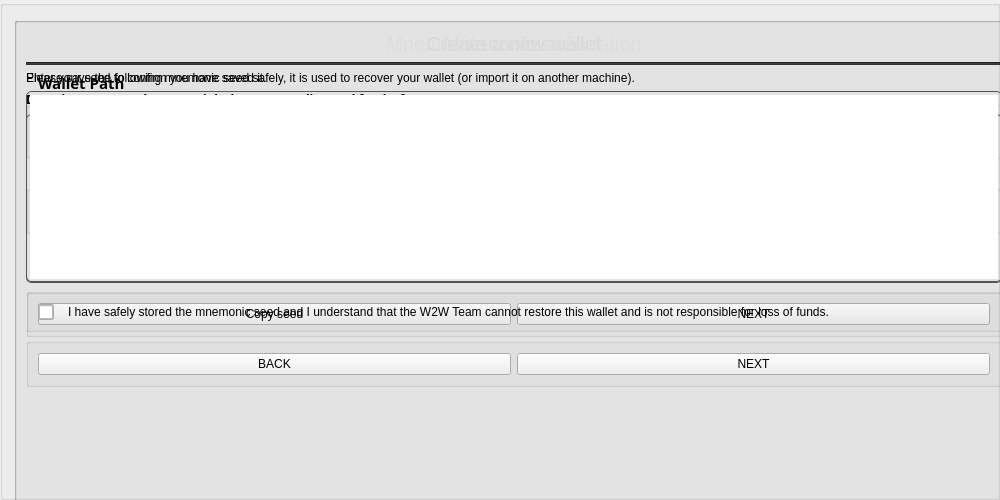
       <widget class="QGroupBox" name="newWalletBox">
        <property name="sizePolicy">
         <sizepolicy hsizetype="Expanding" vsizetype="Expanding">
          <horstretch>0</horstretch>
          <verstretch>0</verstretch>
         </sizepolicy>
        </property>
        <property name="minimumSize">
         <size>
          <width>1000</width>
          <height>500</height>
         </size>
        </property>
        <property name="maximumSize">
         <size>
          <width>1000</width>
          <height>500</height>
         </size>
        </property>
        <property name="title">
         <string/>
        </property>
        <layout class="QGridLayout" name="gridLayout_2">
         <item row="0" column="0">
          <widget class="QGroupBox" name="walletPathBox">
           <property name="sizePolicy">
            <sizepolicy hsizetype="Expanding" vsizetype="Expanding">
             <horstretch>0</horstretch>
             <verstretch>0</verstretch>
            </sizepolicy>
           </property>
           <property name="minimumSize">
            <size>
             <width>1000</width>
             <height>500</height>
            </size>
           </property>
           <property name="maximumSize">
            <size>
             <width>1000</width>
             <height>500</height>
            </size>
           </property>
           <property name="title">
            <string/>
           </property>
           <property name="alignment">
            <set>Qt::AlignCenter</set>
           </property>
           <layout class="QVBoxLayout" name="verticalLayout_9">
            <item alignment="Qt::AlignBottom">
             <widget class="QLabel" name="createWalletTitle">
              <property name="styleSheet">
               <string notr="true">color: #ddd;
font-size: 20px;</string>
              </property>
              <property name="text">
               <string>Create a new wallet</string>
              </property>
              <property name="alignment">
               <set>Qt::AlignCenter</set>
              </property>
             </widget>
            </item>
            <item>
             <widget class="Line" name="line_8">
              <property name="styleSheet">
               <string notr="true">background-color: #333;</string>
              </property>
              <property name="orientation">
               <enum>Qt::Horizontal</enum>
              </property>
             </widget>
            </item>
            <item alignment="Qt::AlignBottom">
             <widget class="QLabel" name="label">
              <property name="minimumSize">
               <size>
                <width>0</width>
                <height>24</height>
               </size>
              </property>
              <property name="font">
               <font>
                <family>Poppins</family>
                <pointsize>11</pointsize>
                <weight>75</weight>
                <bold>true</bold>
               </font>
              </property>
              <property name="styleSheet">
               <string notr="true"/>
              </property>
              <property name="text">
               <string>Wallet Path</string>
              </property>
              <property name="indent">
               <number>12</number>
              </property>
             </widget>
            </item>
<item alignment="Qt::AlignTop">
             <widget class="QGroupBox" name="horizontalGroupBox">
              <property name="sizePolicy">
               <sizepolicy hsizetype="Preferred" vsizetype="Preferred">
                <horstretch>0</horstretch>
                <verstretch>0</verstretch>
               </sizepolicy>
              </property>
              <property name="minimumSize">
               <size>
                <width>0</width>
                <height>0</height>
               </size>
              </property>
              <property name="maximumSize">
               <size>
                <width>16777215</width>
                <height>16777215</height>
               </size>
              </property>
              <property name="styleSheet">
               <string notr="true"/>
              </property>
              <layout class="QHBoxLayout" name="horizontalLayout_8">
               <property name="topMargin">
                <number>0</number>
               </property>
               <item alignment="Qt::AlignTop">
                <widget class="QLineEdit" name="lineEdit">
                 <property name="sizePolicy">
                  <sizepolicy hsizetype="MinimumExpanding" vsizetype="Preferred">
                   <horstretch>0</horstretch>
                   <verstretch>0</verstretch>
                  </sizepolicy>
                 </property>
                 <property name="minimumSize">
                  <size>
                   <width>0</width>
                   <height>40</height>
                  </size>
                 </property>
                 <property name="styleSheet">
                  <string notr="true">padding: 3px;
border: 1px solid #555;
border-radius: 5px;</string>
                 </property>
                 <property name="placeholderText">
                  <string/>
                 </property>
                </widget>
               </item>
               <item alignment="Qt::AlignTop">
                <widget class="QToolButton" name="selectPathButton">
                 <property name="sizePolicy">
                  <sizepolicy hsizetype="Preferred" vsizetype="Preferred">
                   <horstretch>0</horstretch>
                   <verstretch>0</verstretch>
                  </sizepolicy>
                 </property>
                 <property name="minimumSize">
                  <size>
                   <width>40</width>
                   <height>40</height>
                  </size>
                 </property>
                 <property name="styleSheet">
                  <string notr="true">QToolButton{
border: 1px solid #555;
border-radius: 5px;
}

QToolButton:hover{
color: white;
}</string>
                 </property>
                 <property name="text">
                  <string notr="true">...</string>
                 </property>
                </widget>
               </item>
              </layout>
             </widget>
            </item>
            <item>
             <widget class="QLabel" name="label_2">
              <property name="text">
               <string>Choose a path where to save your wallet.</string>
              </property>
              <property name="indent">
               <number>12</number>
              </property>
             </widget>
            </item>
            <item>
             <widget class="QGroupBox" name="horizontalGroupBox_2">
              <layout class="QHBoxLayout" name="horizontalLayout_10">
               <item>
                <widget class="QPushButton" name="b1_back">
                 <property name="styleSheet">
                  <string notr="true">/* This button style is handled automatically by WelcomeFrame.cpp */</string>
                 </property>
                 <property name="text">
                  <string>BACK</string>
                 </property>
                </widget>
               </item>
               <item>
                <widget class="QPushButton" name="b1_nextShowSeed">
                 <property name="styleSheet">
                  <string notr="true">/* This button style is handled automatically by WelcomeFrame.cpp */</string>
                 </property>
                 <property name="text">
                  <string>NEXT</string>
                 </property>
                </widget>
               </item>
              </layout>
             </widget>
            </item>
            <item>
             <spacer name="verticalSpacer">
              <property name="orientation">
               <enum>Qt::Vertical</enum>
              </property>
              <property name="sizeHint" stdset="0">
               <size>
                <width>20</width>
                <height>40</height>
               </size>
              </property>
             </spacer>
            </item>
           </layout>
          </widget>
         </item>
         <item row="0" column="0">
          <widget class="QGroupBox" name="showSeedBox">
           <property name="sizePolicy">
            <sizepolicy hsizetype="Expanding" vsizetype="Expanding">
             <horstretch>0</horstretch>
             <verstretch>0</verstretch>
            </sizepolicy>
           </property>
           <property name="minimumSize">
            <size>
             <width>1000</width>
             <height>500</height>
            </size>
           </property>
           <property name="maximumSize">
            <size>
             <width>1000</width>
             <height>500</height>
            </size>
           </property>
           <layout class="QVBoxLayout" name="verticalLayout_10">
            <item>
             <widget class="QLabel" name="mnemonicSeedTitle">
              <property name="styleSheet">
               <string notr="true">color: #ddd;
font-size: 20px;</string>
              </property>
              <property name="text">
               <string>Mnemonic seed</string>
              </property>
              <property name="alignment">
               <set>Qt::AlignCenter</set>
              </property>
             </widget>
            </item>
            <item>
             <widget class="Line" name="line_7">
              <property name="styleSheet">
               <string notr="true">background-color: #333;</string>
              </property>
              <property name="orientation">
               <enum>Qt::Horizontal</enum>
              </property>
             </widget>
            </item>
            <item>
             <widget class="QLabel" name="label_4">
              <property name="text">
               <string>Please save the following mnemonic seed safely, it is used to recover your wallet (or import it on another machine).</string>
              </property>
              <property name="wordWrap">
               <bool>true</bool>
              </property>
             </widget>
            </item>
            <item>
             <widget class="QLabel" name="label_11">
              <property name="font">
               <font>
                <family>Poppins</family>
                <weight>75</weight>
                <bold>true</bold>
               </font>
              </property>
              <property name="text">
               <string>Don't lose your seed or you might lose your wallet (and funds) forever.</string>
              </property>
             </widget>
            </item>
            <item>
             <widget class="QLabel" name="mnemonicSeed">
              <property name="sizePolicy">
               <sizepolicy hsizetype="Expanding" vsizetype="Expanding">
                <horstretch>0</horstretch>
                <verstretch>0</verstretch>
               </sizepolicy>
              </property>
              <property name="styleSheet">
               <string notr="true">padding: 3px;
border: 1px solid #555;
border-radius: 5px;</string>
              </property>
              <property name="text">
               <string notr="true"/>
              </property>
              <property name="scaledContents">
               <bool>false</bool>
              </property>
              <property name="alignment">
               <set>Qt::AlignJustify|Qt::AlignTop</set>
              </property>
              <property name="wordWrap">
               <bool>true</bool>
              </property>
              <property name="textInteractionFlags">
               <set>Qt::LinksAccessibleByMouse|Qt::TextSelectableByMouse</set>
              </property>
             </widget>
            </item>
            <item>
             <widget class="QGroupBox" name="horizontalGroupBox_4">
              <property name="minimumSize">
               <size>
                <width>0</width>
                <height>0</height>
               </size>
              </property>
              <layout class="QHBoxLayout" name="horizontalLayout_9">
               <item>
                <widget class="QPushButton" name="b1_copySeedButton">
                 <property name="sizePolicy">
                  <sizepolicy hsizetype="Minimum" vsizetype="Fixed">
                   <horstretch>0</horstretch>
                   <verstretch>0</verstretch>
                  </sizepolicy>
                 </property>
                 <property name="minimumSize">
                  <size>
                   <width>100</width>
                   <height>0</height>
                  </size>
                 </property>
                 <property name="baseSize">
                  <size>
                   <width>0</width>
                   <height>0</height>
                  </size>
                 </property>
                 <property name="styleSheet">
                  <string notr="true"/>
                 </property>
                 <property name="text">
                  <string>Copy seed</string>
                 </property>
                </widget>
               </item>
               <item>
                <widget class="QPushButton" name="b1_nextConfirmSeed">
                 <property name="minimumSize">
                  <size>
                   <width>0</width>
                   <height>0</height>
                  </size>
                 </property>
                 <property name="styleSheet">
                  <string notr="true"/>
                 </property>
                 <property name="text">
                  <string>NEXT</string>
                 </property>
                </widget>
               </item>
              </layout>
             </widget>
            </item>
            <item>
             <spacer name="verticalSpacer_4">
              <property name="orientation">
               <enum>Qt::Vertical</enum>
              </property>
              <property name="sizeHint" stdset="0">
               <size>
                <width>20</width>
                <height>40</height>
               </size>
              </property>
             </spacer>
            </item>
           </layout>
          </widget>
         </item>
         <item row="0" column="0">
          <widget class="QGroupBox" name="confirmSeedBox">
           <property name="sizePolicy">
            <sizepolicy hsizetype="Expanding" vsizetype="Expanding">
             <horstretch>0</horstretch>
             <verstretch>0</verstretch>
            </sizepolicy>
           </property>
           <property name="minimumSize">
            <size>
             <width>1000</width>
             <height>500</height>
            </size>
           </property>
           <property name="maximumSize">
            <size>
             <width>1000</width>
             <height>500</height>
            </size>
           </property>
           <layout class="QVBoxLayout" name="verticalLayout_11">
            <item>
             <widget class="QLabel" name="mnemonicSeedConfirmationTitle">
              <property name="styleSheet">
               <string notr="true">color: #ddd;
      font-size: 20px;</string>
              </property>
              <property name="text">
               <string>Mnemonic seed confirmation</string>
              </property>
              <property name="alignment">
               <set>Qt::AlignCenter</set>
              </property>
             </widget>
            </item>
            <item>
             <widget class="Line" name="line_9">
              <property name="styleSheet">
               <string notr="true">background-color: #333;</string>
              </property>
              <property name="orientation">
               <enum>Qt::Horizontal</enum>
              </property>
             </widget>
            </item>
            <item>
             <widget class="QLabel" name="label_10">
              <property name="text">
               <string>Enter your seed to confirm you have saved it.</string>
              </property>
             </widget>
            </item>
            <item>
             <widget class="QTextEdit" name="mnemonicSeedConfirmation">
              <property name="styleSheet">
               <string notr="true">padding: 3px;
border: 1px solid #555;
border-radius: 5px;</string>
              </property>
             </widget>
            </item>
            <item>
             <widget class="QGroupBox" name="horizontalGroupBox">
              <layout class="QHBoxLayout" name="horizontalLayout_12">
               <item alignment="Qt::AlignLeft">
                <widget class="QCheckBox" name="validationCheckBox">
                 <property name="sizePolicy">
                  <sizepolicy hsizetype="Fixed" vsizetype="Fixed">
                   <horstretch>0</horstretch>
                   <verstretch>0</verstretch>
                  </sizepolicy>
                 </property>
                 <property name="maximumSize">
                  <size>
                   <width>16</width>
                   <height>16</height>
                  </size>
                 </property>
                 <property name="baseSize">
                  <size>
                   <width>0</width>
                   <height>0</height>
                  </size>
                 </property>
                 <property name="styleSheet">
                  <string notr="true">border: 1px solid #aaa;
color: white;
border-radius: 2px;</string>
                 </property>
                 <property name="text">
                  <string/>
                 </property>
                 <property name="tristate">
                  <bool>false</bool>
                 </property>
                </widget>
               </item>
               <item>
                <widget class="QLabel" name="label_14">
                 <property name="sizePolicy">
                  <sizepolicy hsizetype="Expanding" vsizetype="Preferred">
                   <horstretch>0</horstretch>
                   <verstretch>0</verstretch>
                  </sizepolicy>
                 </property>
                 <property name="text">
                  <string>I have safely stored the mnemonic seed and I understand that the W2W Team cannot restore this wallet and is not responsible for loss of funds.</string>
                 </property>
                 <property name="wordWrap">
                  <bool>true</bool>
                 </property>
                 <property name="indent">
                  <number>8</number>
                 </property>
                </widget>
               </item>
              </layout>
             </widget>
            </item>
            <item>
             <widget class="QGroupBox" name="horizontalGroupBox_3">
              <layout class="QHBoxLayout" name="horizontalLayout_11">
               <item>
                <widget class="QPushButton" name="b1_backShowSeed">
                 <property name="styleSheet">
                  <string notr="true">/* This button style is handled automatically by WelcomeFrame.cpp */</string>
                 </property>
                 <property name="text">
                  <string>BACK</string>
                 </property>
                </widget>
               </item>
               <item>
                <widget class="QPushButton" name="b1_nextValidate">
                 <property name="styleSheet">
                  <string notr="true">/* This button style is handled automatically by WelcomeFrame.cpp */</string>
                 </property>
                 <property name="text">
                  <string>NEXT</string>
                 </property>
                </widget>
               </item>
              </layout>
             </widget>
            </item>
            <item>
             <spacer name="verticalSpacer_5">
              <property name="orientation">
               <enum>Qt::Vertical</enum>
              </property>
              <property name="sizeHint" stdset="0">
               <size>
                <width>20</width>
                <height>40</height>
               </size>
              </property>
             </spacer>
            </item>
           </layout>
          </widget>
         </item>
        </layout>
        <zorder>confirmSeedBox</zorder>
        <zorder>showSeedBox</zorder>
        <zorder>walletPathBox</zorder>
       </widget>
